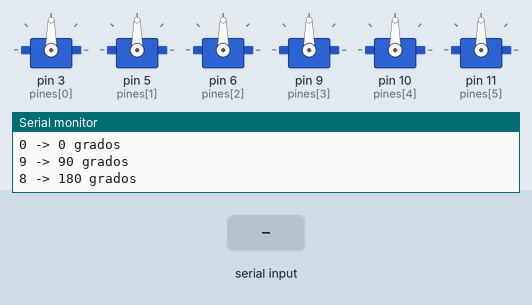
The sketch below on a simulated Arduino Uno, built with avr-gcc and run on an emulated ATmega328P. Parts: 6 × servo, the last lines printed to the serial monitor. The test bench sets the inputs (shaded band).

Above: at 1.3 s.
1.4 s: "0" received over the second serial link
At 1.9 s:
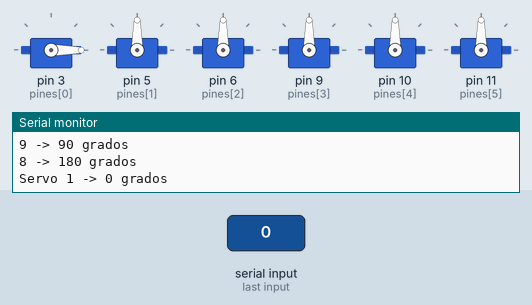
2.9 s: "9" received over the second serial link
At 4.3 s:
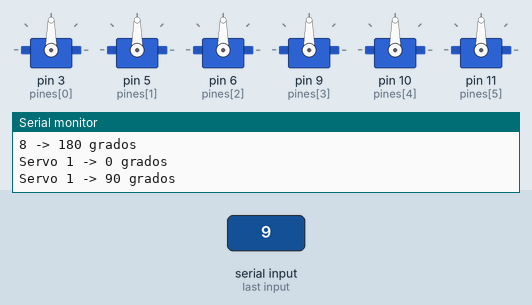
Timing chart, 0 to 5.9 s (numbered marks = the images above; inputs shaded):
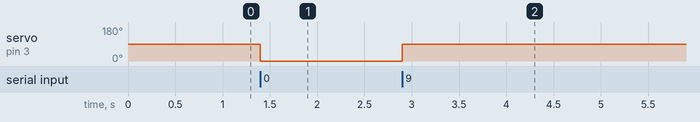

Measured:
- after the input at 1.4 s, servo on pin 3 (pines[0]): 90° → 0° at once
- after the input at 2.9 s, servo on pin 3 (pines[0]): 0° → 90° at once

The sketch:

prueba_limites.ino
```cpp
#include <Servo.h>
#include <SoftwareSerial.h>

SoftwareSerial BT(13, 12);   // RX = D13 (desde TX del HC-05), TX = D12 (hacia RX del HC-05)

Servo servos[6];

const byte pines[6] = {3, 5, 6, 9, 10, 11};

int angulos[6] = {90, 90, 90, 90, 90, 90};

byte servoSeleccionado = 0;

void setup()
{
    Serial.begin(9600);
    BT.begin(9600);

    for (int i = 0; i < 6; i++)
    {
        servos[i].attach(pines[i]);
        servos[i].write(angulos[i]);
    }

    Serial.println("=== CONTROL DE BRAZO ROBOTICO ===");
    Serial.println();
    Serial.println("Seleccion de servo:");
    Serial.println("1 -> Dedos");
    Serial.println("2 -> Muneca");
    Serial.println("3 -> Mano");
    Serial.println("4 -> Codo");
    Serial.println("5 -> Brazo");
    Serial.println("6 -> Hombro");
    Serial.println();
    Serial.println("+ -> +1 grado");
    Serial.println("- -> -1 grado");
    Serial.println("0 -> 0 grados");
    Serial.println("9 -> 90 grados");
    Serial.println("8 -> 180 grados");
    Serial.println();
}

void loop()
{
    if (BT.available())
    {
        char dato = BT.read();

        switch (dato)
        {
            case '1':
            case '2':
            case '3':
            case '4':
            case '5':
            case '6':
                servoSeleccionado = dato - '1';

                Serial.print("Servo seleccionado: ");
                Serial.println(servoSeleccionado + 1);
                return;

            case '+':
                if (angulos[servoSeleccionado] < 180)
                    angulos[servoSeleccionado]++;
                break;

            case '-':
                if (angulos[servoSeleccionado] > 0)
                    angulos[servoSeleccionado]--;
                break;

            case '0':
                angulos[servoSeleccionado] = 0;
                break;

            case '9':
                angulos[servoSeleccionado] = 90;
                break;

            case '8':
                angulos[servoSeleccionado] = 180;
                break;

            default:
                Serial.println("Comando no valido");
                return;
        }

        servos[servoSeleccionado].write(angulos[servoSeleccionado]);

        Serial.print("Servo ");
        Serial.print(servoSeleccionado + 1);
        Serial.print(" -> ");
        Serial.print(angulos[servoSeleccionado]);
        Serial.println(" grados");
    }
}

/*
                ACOTACIONES DEL BRAZO
===========================================================

EXTREMIDAD     |  ÁNGULO  |  POSICIÓN
----------------+----------+--------------------------------
DEDOS          |   0°     | Abiertos
               |  90°     | Semi cerrados
               | 180°     | Cerrados

MUÑECA         |   0°     | Giro máximo a la derecha
               |  90°     | Posición central
               | 180°     | Giro máximo a la izquierda

MANO           |   0°     | Elevada
               |  90°     | Inclinación media
               | 180°     | Baja completamente
               |          | (Limitado por el codo)

CODO           |   0°     | Extendido
               |  90°     | Flexión media
               | 180°     | Completamente flexionado

BRAZO          |   0°     | Abierto
               |  90°     | Posición media
               | 180°     | Cerrado

HOMBRO         |   0°     | Abierto
               |  90°     | Posición media
               | 180°     | Cerrado

                LÍMITES CALIBRADOS
===========================================================
ARRIBA - ABAJO
DEDOS   :  None - None
MUÑECA  :  None - None
MANO    :  None  - 160° (Si Codo->180°) - Inmovil (Si Brazo->180°/0°) - 180°(limite servo) (Si Brazo->180°/0° & Si Codo->180°)
CODO    :  None - None (Queda recto, asi que no hay problema)
BRAZO   :  Si Codo-> 90°, Brazo no puede superar los 60° y lo mismo para 120° - Si brazo: En 90° (No puede avanzar a 0°, Si Mano->0° y Si Codo->0°) - En 90° (No puede avanzar a 180°, Si Mano->180° y Si Codo->180°), osea no puede avanzar de ahi de 90 el brazo
HOMBRO  :  None  - None

===========================================================
*/
```
